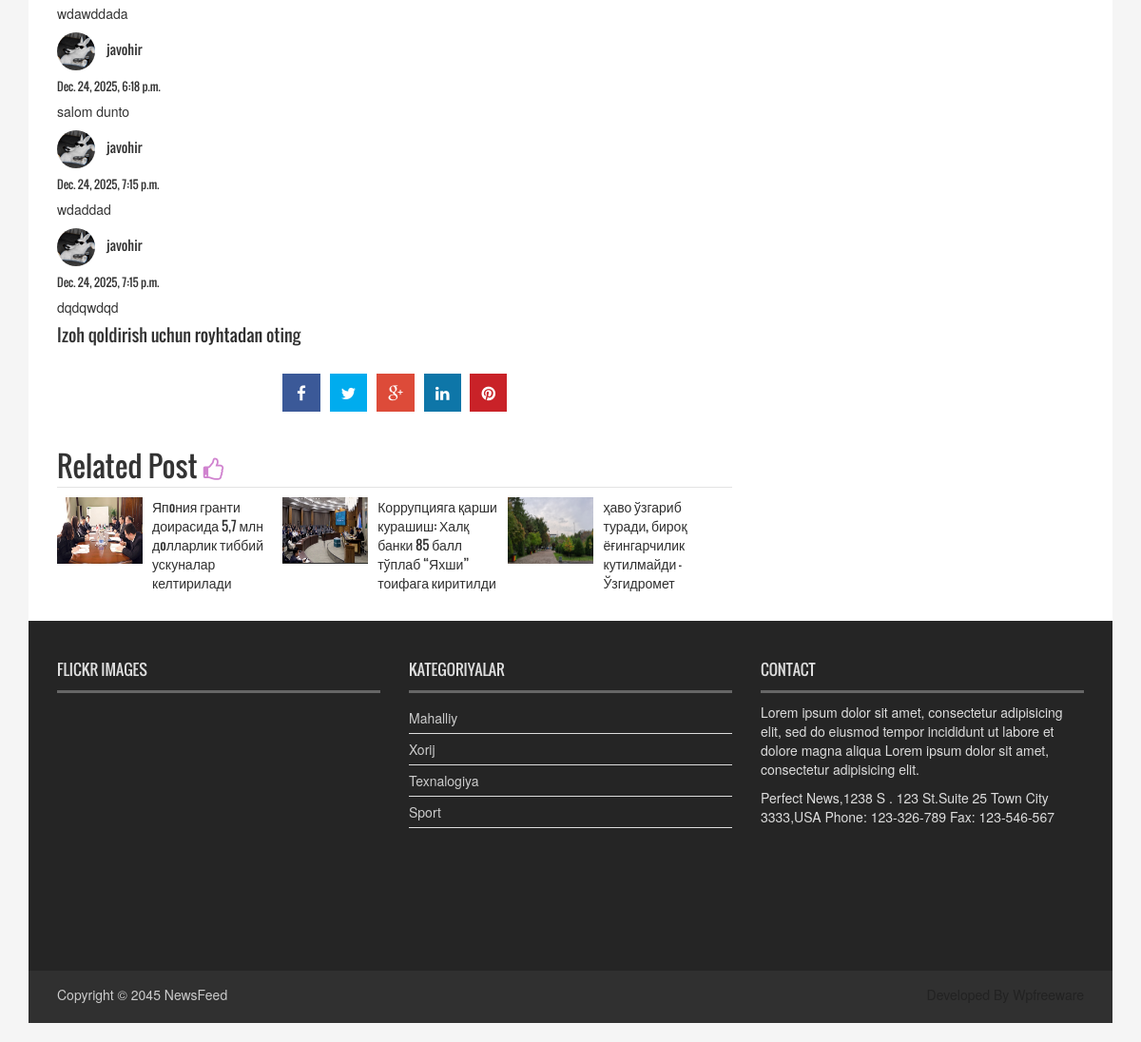
The page /news/oyalar-andaj-tuiladi-yohud-tandirga-arshi-ulu-zhangning-boshlanishi/ (lower part) on the database as committed earlier.
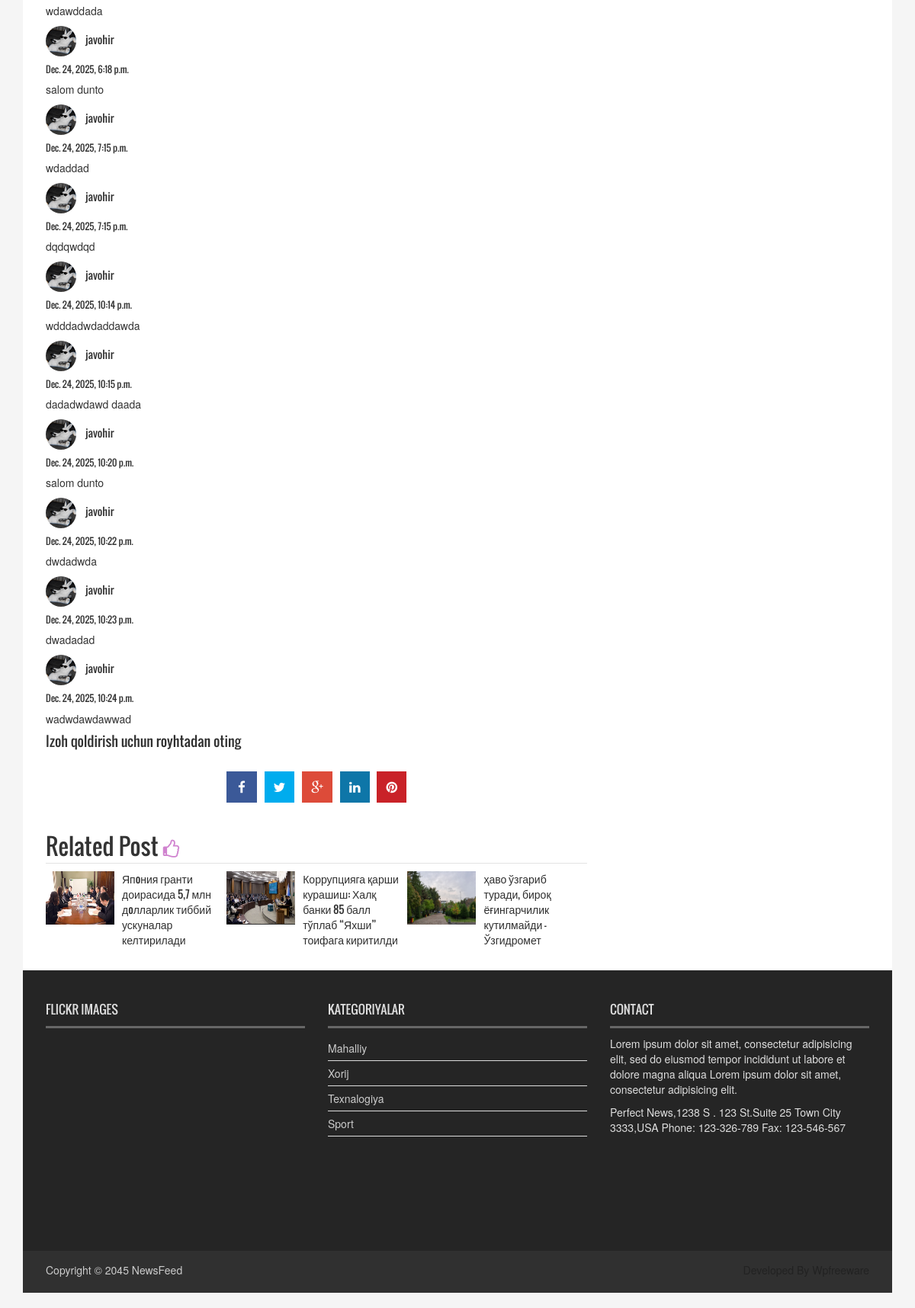
The same page on the database as committed later.
### news_app/models.py (models this page shows, shortened)
class Comment(models.Model) :
    user  = models.ForeignKey(User ,  on_delete=models.CASCADE , related_name='comments')
    news = models.ForeignKey(New , on_delete=models.CASCADE , related_name='comments')
    body  = models.TextField()
    created_time = models.DateTimeField(auto_now_add=True)
    active = models.BooleanField(default=True)
    class Meta :
        ordering = ['created_time' ,]

class New(models.Model):
    class Status(models.TextChoices):
        Draft = "DF", "Draft"
        Published = "PB", "Published"
    title = models.CharField(max_length=250)
    slug = models.SlugField(max_length=250, unique=True, blank=True)
    body = models.TextField()
    image = models.ImageField(upload_to="news/images")
    category = models.ForeignKey(Category, on_delete=models.CASCADE)
    publish_time = models.DateTimeField(default=timezone.now)
    created_time = models.DateTimeField(auto_now_add=True)
    update_time = models.DateTimeField(auto_now=True)
    status = models.CharField(
        max_length=2, choices=Status.choices, default=Status.Draft
    )
    objects = models.Manager()
    published = PublishedManager()
    class Meta:
        ordering = ["-publish_time"]
    def get_absolute_url(self):
        return reverse("news_detail" , kwargs={'slug' : self.slug})

class Category(models.Model):
    name = models.CharField(max_length=150)
    def __str__(self):
        return self.name

### accounts/models.py (models this page shows, shortened)
class ProfileModel(models.Model):
    user = models.OneToOneField(User, on_delete=models.CASCADE , related_name='profile')
    image = models.ImageField(upload_to="users/", blank=True, null=True)
    date_of_birth = models.DateTimeField(blank=True , null=True)

### news_app/views.py (the view, shortened to what this page needs)
# urls.py: path('news/<slug:slug>/' , DetailPageNews.as_view() , name='news_detail'),
class DetailPageNews(DetailView):
    model = New
    template_name = "news/single_page.html"
    def get_context_data(self, **kwargs):
        context = super().get_context_data(**kwargs)
        context["news"] = self.object
        context['comment_form'] = CommentFrom()
        context["related_posts"] = (
            New.published.all()
            .exclude(id=self.object.id)
            .filter(category__name=self.object.category)
            .order_by("?")[:3]
        )
        return context

### news_app/context_compresser.py (called while the page is built)
def last_news(request) :
    last_news = New.published.all().order_by("-publish_time")[:10]
    context = {
        'last_news' : last_news
    }
    return context

def categories_list(request):
    categories_list = Category.objects.all()
    context = {
        'categories' : categories_list
    }
    return context

### news_app/models.py (called while the page is built)
    def get_queryset(self):
        return super().get_queryset().filter(status  =  New.Status.Published)

### templates/news/single_page.html (shortened to what this page needs)
{% extends "news/base.html" %}
{% load static %}
{% block content %}
<section id="contentSection">
  <div class="row">
    <div class="col-lg-8 col-md-8 col-sm-8">
      <div class="left_content">
        <div class="single_page">
          <div>
            <div>
              {% for comment in news.comments.all %}
              <div class="card " >
                <div class="card-body">
                  <div style="display: flex; gap: 12px;">
                    {% if comment.user.profile.image.url %}
                    <div>
                      <img src="{{comment.user.profile.image.url}}"
                        style="width: 40px; height: 40px; border-radius: 100%;" alt="">
                    </div>
                    {% endif %}
                    <h5 class="card-title">
                      {{comment.user}}
                    </h5>
                  </div>
                  <h6 class="card-subtitle mb-2 text-body-secondary">
                    {{comment.created_time}}
                  </h6>
                  <p class="card-text">{{comment.body}}</p>
                </div>
              </div>
              {% endfor %}
            </div>
            {% if request.user.is_authenticated %}
            <div>
              <h2>Izoh qoldiring</h2>
              <form method="post">
                {% csrf_token %}
                {{comment_form.as_p}}
                <button class="btn btn-primary" type="submit">Joylash</button>
              </form>
            </div>
            {% else %}
            <h4>Izoh qoldirish uchun <a href="{% url 'sing_up' %}">royhtadan</a> oting</h4>
            {% endif %}
          </div>
          <div class="social_link">
            <ul class="sociallink_nav">
              <li><a href="#"><i class="fa fa-facebook"></i></a></li>
              <li><a href="#"><i class="fa fa-twitter"></i></a></li>
              <li><a href="#"><i class="fa fa-google-plus"></i></a></li>
              <li><a href="#"><i class="fa fa-linkedin"></i></a></li>
              <li><a href="#"><i class="fa fa-pinterest"></i></a></li>
            </ul>
          </div>
          <div class="related_post">
            <h2>Related Post <i class="fa fa-thumbs-o-up"></i></h2>
            <ul class="spost_nav wow fadeInDown animated">
              {% for related_post in related_posts %}
              <li>
                <div class="media">
                  <a class="media-left" href="{{related_post.get_absolute_url}}">
                    <img src="{{related_post.image.url}}" alt="">
                  </a>
                  <div class="media-body">
                    <a class="catg_title" href="{{related_post.get_absolute_url}}">
                      {{related_post.title}}
                    </a>
                  </div>
                </div>
              </li>
              {% endfor %}
            </ul>
          </div>
        </div>
      </div>
    </div>
  </div>
</section>
{% endblock content %}

### templates/news/base.html (shortened to what this page needs)
{% load static %}
<!DOCTYPE html>
<html>
<head>
    <link rel="stylesheet" type="text/css" href="{% static 'css/bootstrap.min.css' %}">
    <link rel="stylesheet" type="text/css" href="{% static 'css/font-awesome.min.css'%}">
    <link rel="stylesheet" type="text/css" href="{% static 'css/animate.css'%}">
    <link rel="stylesheet" type="text/css" href="{% static 'css/font.css'%}">
    <link rel="stylesheet" type="text/css" href="{% static 'css/li-scroller.css'%}">
    <link rel="stylesheet" type="text/css" href="{% static 'css/slick.css'%}">
    <link rel="stylesheet" type="text/css" href="{% static 'css/jquery.fancybox.css'%}">
    <link rel="stylesheet" type="text/css" href="{% static 'css/theme.css'%}">
    <link rel="stylesheet" type="text/css" href="{% static 'css/style.css'%}">
</head>
<body>
    <div class="container">
        {% block content %}
        {% endblock content %}
        <footer id="footer">
            <div class="footer_top">
                <div class="row">
                    <div class="col-lg-4 col-md-4 col-sm-4">
                        <div class="footer_widget wow fadeInLeftBig">
                            <h2>Flickr Images</h2>
                        </div>
                    </div>
                    <div class="col-lg-4 col-md-4 col-sm-4">
                        <div class="footer_widget wow fadeInDown">
                            <h2>Kategoriyalar</h2>
                            <ul class="tag_nav">
                                {% for category in categories %}
                                <li><a href="#">{{category.name}}</a></li>
                                {% endfor %}
                            </ul>
                        </div>
                    </div>
                    <div class="col-lg-4 col-md-4 col-sm-4">
                        <div class="footer_widget wow fadeInRightBig">
                            <h2>Contact</h2>
                            <p>Lorem ipsum dolor sit amet, consectetur adipisicing elit, sed do eiusmod tempor
                                incididunt ut
                                labore et dolore magna aliqua Lorem ipsum dolor sit amet, consectetur adipisicing elit.
                            </p>
                            <address>
                                Perfect News,1238 S . 123 St.Suite 25 Town City 3333,USA Phone: 123-326-789 Fax:
                                123-546-567
                            </address>
                        </div>
                    </div>
                </div>
            </div>
            <div class="footer_bottom">
                <p class="copyright">Copyright &copy; 2045 <a href="index.html">NewsFeed</a></p>
                <p class="developer">Developed By Wpfreeware</p>
            </div>
        </footer>
    </div>
</body>
</html>

Rows that differ between the two databases and show on the page:
added Comment: user.profile.image (picture), user "javohir", created_time "Dec. 24, 2025, 10:14 p.m.", body "wdddadwdaddawda"
added Comment: user.profile.image (picture), user "javohir", created_time "Dec. 24, 2025, 10:15 p.m.", body "dadadwdawd daada"
added Comment: user.profile.image (picture), user "javohir", created_time "Dec. 24, 2025, 10:20 p.m.", body "salom dunto"
added Comment: user.profile.image (picture), user "javohir", created_time "Dec. 24, 2025, 10:22 p.m.", body "dwdadwda"
added Comment: user.profile.image (picture), user "javohir", created_time "Dec. 24, 2025, 10:23 p.m.", body "dwadadad"
added Comment: user.profile.image (picture), user "javohir", created_time "Dec. 24, 2025, 10:24 p.m.", body "wadwdawdawwad"
